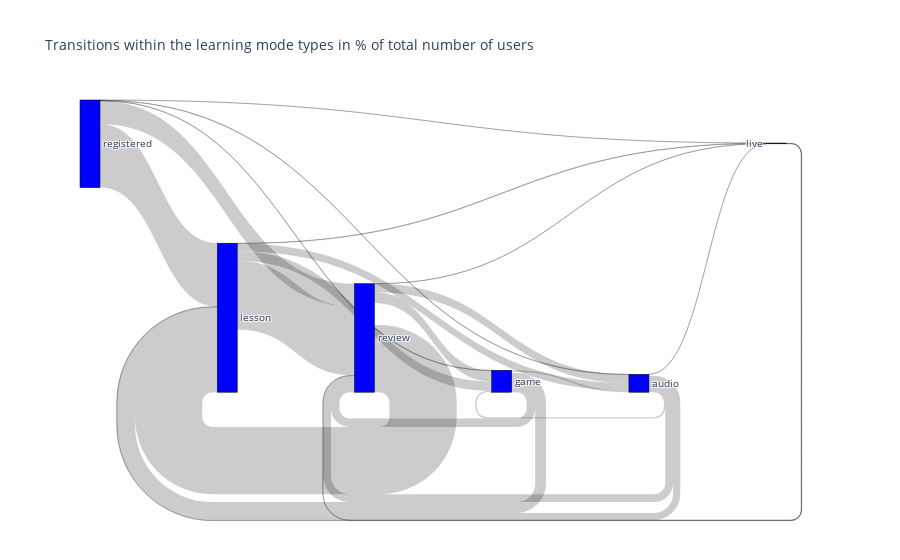

Notebook code for this chart:
### Code cell
# sankey

import plotly.graph_objects as go

fig = go.Figure(data=[go.Sankey(
    node = dict(
      pad = 15,
      thickness = 20,
      line = dict(color = "black", width = 0.5),
      label = labels,
      color = "blue"
    ),
    link = dict(
      source = hello.start_index.values.tolist(), # indices correspond to labels, eg A1, A2, A1, B1, ...
      target = hello.end_index.values.tolist(),
      value = hello.percent_of_total.values.tolist()
  ))])

fig.update_layout(title_text="Transitions within the learning mode types in % of total number of users", font_size=10)
fig.show()

### Figure 1 — Plotly figure (JSON) as saved in the notebook; plotly's stock layout.template omitted (floating-point values rounded to 4 significant figures)
{"data": [{"link": {"source": [0, 1, 2, 2, 1, 3, 0, 3, 1, 4, 0, 4, 3, 4, 0, 2, 5, 2, 5, 1, 4, 2, 3, 5, 5], "target": [1, 0, 0, 1, 3, 0, 3, 1, 4, 1, 4, 0, 4, 3, 5, 4, 0, 3, 1, 5, 5, 5, 5, 4, 3], "value": [78.4, 76.7, 72.5, 26.5, 12.4, 12.3, 10.8, 9.7, 9.6, 9, 8.8, 8.2, 1.6, 1.5, 0.5, 0.5, 0.4, 0.4, 0.3, 0.2, 0.1, 0.1, 0, 0, 0]}, "node": {"color": "blue", "label": ["lesson", "review", "registered", "game", "audio", "live"], "line": {"color": "black", "width": 0.5}, "pad": 15, "thickness": 20}, "type": "sankey"}], "layout": {"font": {"size": 10}, "title": {"text": "Transitions within the learning mode types in % of total number of users"}}}
